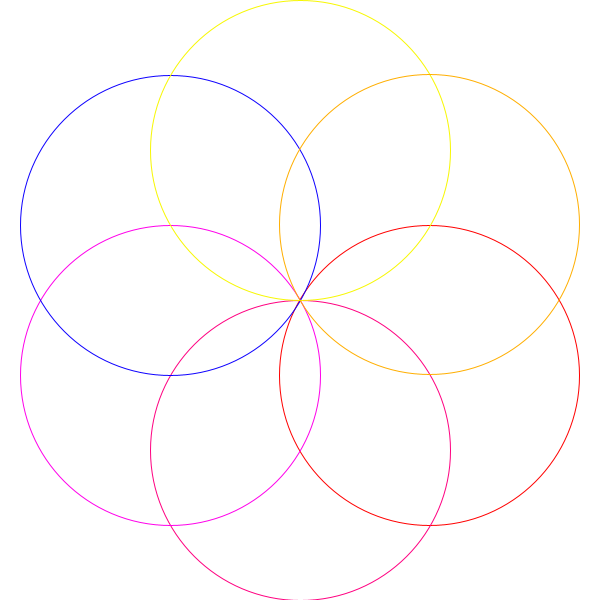
Frame 1 (no input)
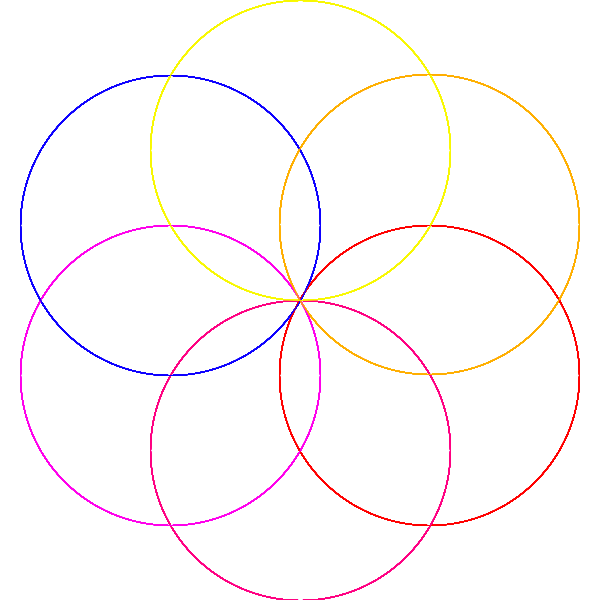
Frame 60 (the mouse pressed at the canvas centre just before this capture)
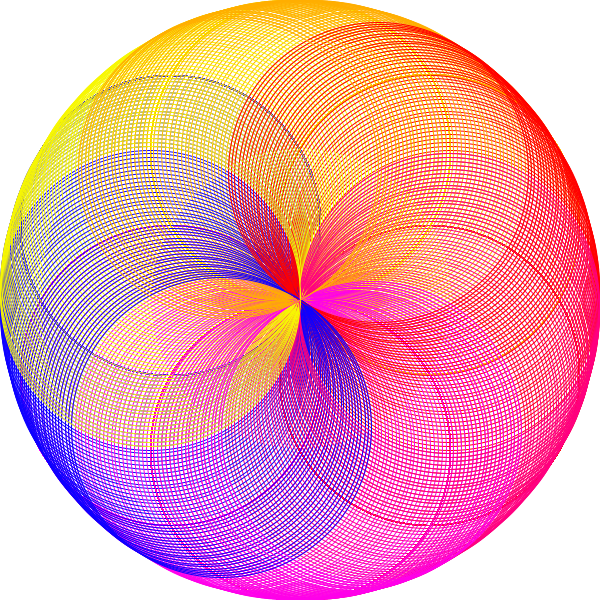
Frame 120 (the mouse held since frame 60 and released just before this capture)

The Processing sketch that drew these frames (run headless with seeded random() and noise(); from frame 60 on, the mouse is pressed at the canvas centre):

// Processing sketch: processing_39429
// ── processing_39429.pde

//
// Geometrics v1
// Connor Dickie - cd11kj

float px, py;
float angle1 = 30;
float angle2 = 90;
float angle3 = 150;
float angle4 = 210;
float angle5 = 270;
float angle6 = 330;
float radius = 300;


void setup () {
  
  // canvas parameters
  size(600,600);
  smooth();
  background(255);
  frameRate(30);
}


// Prints out debug to console
void draw () {
//  println (mouseX +"," + mouseY);
//  println (px1 + "," + py1);
  
  // calcuate circumference of centre circle
  // use points on this circle as centrum for each other circle
  // constant spacing between circles preserves overall relationship
  px = 300 + cos(radians(angle1))*(radius/2);
  py = 300 + sin(radians(angle1))*(radius/2);
  noFill();
  stroke(#FF0000, 255);
  ellipse (px, py, 300, 300);
//  angle1 -= mouseX/200.0;
if (mouseX >= 300) {
  angle1 -= mouseX/200.0;
} else if (mouseX < 300) {
  angle1 -= -1.0 * mouseX/200.0;
}
  
  px = 300 + cos(radians(angle2))*(radius/2);
  py = 300 + sin(radians(angle2))*(radius/2);
  noFill();
  stroke(#FF0080, 255);
  ellipse (px, py, 300, 300);
//  angle2 -= mouseX/200.0;
if (mouseX >= 300) {
  angle2 -= mouseX/200.0;
} else if (mouseX < 300) {
  angle2 -= -1.0 * mouseX/200.0;
}
  
  px = 300 + cos(radians(angle3))*(radius/2);
  py = 300 + sin(radians(angle3))*(radius/2);
  noFill();
  stroke(#FF00EA, 255);
  ellipse (px, py, 300, 300);
//  angle3 -= mouseX/200.0;
if (mouseX >= 300) {
  angle3 -= mouseX/200.0;
} else if (mouseX < 300) {
  angle3 -= -1.0 * mouseX/200.0;
}
  
  px = 300 + cos(radians(angle4))*(radius/2);
  py = 300 + sin(radians(angle4))*(radius/2);
  noFill();
  stroke(#0D00FF, 255);
  ellipse (px, py, 300, 300);
//  angle4 -= mouseX/200.0;
if (mouseX >= 300) {
  angle4 -= mouseX/200.0;
} else if (mouseX < 300) {
  angle4 -= -1.0 * mouseX/200.0;
}

  
  px = 300 + cos(radians(angle5))*(radius/2);
  py = 300 + sin(radians(angle5))*(radius/2);
  noFill();
  stroke(#F7F702, 255);
  ellipse (px, py, 300, 300);
//  angle5 -= mouseX/200.0;
if (mouseX >= 300) {
  angle5 -= mouseX/200.0;
} else if (mouseX < 300) {
  angle5 -= -1.0 * mouseX/200.0;
}
  
  px = 300 + cos(radians(angle6))*(radius/2);
  py = 300 + sin(radians(angle6))*(radius/2);
  noFill();
  stroke(#FFAE00, 255);
  ellipse (px, py, 300, 300);
//  angle6 -= mouseX/200.0;
if (mouseX >= 300) {
  angle6 -= mouseX/200.0;
} else if (mouseX < 300) {
  angle6 -= -1.0 * mouseX/200.0;
}
 
}
